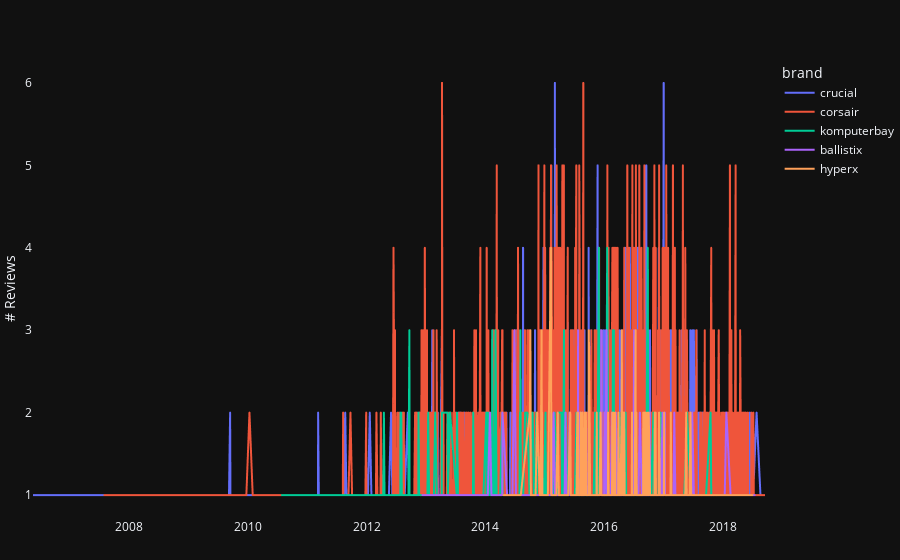

The notebook cell saved with this chart:
### Code cell
data_df = pd.read_json(asum_output_dir / "reviews_sentiments.json.gz")
data_df = data_df[
    data_df["brand"].isin(list(data_df["brand"].value_counts()[:100].index))
]

category_df = data_df[data_df["category"] == "Memory"]
category_df = category_df[category_df["brand"] != "corsair"]

# competitors
competitors = list(category_df["brand"].value_counts().index)[:4] + ["corsair"]

competitors_df = data_df[data_df["brand"].isin(competitors)]

# positive sentiment in time
sentiments_count = (
    competitors_df[competitors_df["sentiment"] == "positive"]
    .groupby(["timestamp", "brand"])["sentiment"]
    .value_counts()
)
sentiments_df = (
    pd.DataFrame(sentiments_count).rename(columns={"sentiment": "count"}).reset_index()
)

fig3 = px.line(
    sentiments_df,
    x="timestamp",
    y="count",
    color="brand",
    # title="Sentiment Over Time",
)
fig3.update_xaxes(
    showgrid=False,
    title_text="",
    # range=list(map(lambda x: datetime.datetime(x, 1, 1), years)),
)
fig3.update_yaxes(showgrid=False, title_text="# Reviews")
fig3.update_layout({"margin": dict(l=0, r=0, b=0)})
fig3

### Figure 1 — Plotly figure (JSON) as saved in the notebook; plotly's stock layout.template omitted (floating-point values rounded to 4 significant figures; data arrays with more than 128 entries replaced by an {"elided": "..."} marker saying what was removed)
{"data": [{"hovertemplate": "brand=crucial<br>timestamp=%{x}<br>count=%{y}<extra></extra>", "legendgroup": "crucial", "line": {"color": "#636efa", "dash": "solid"}, "marker": {"symbol": "circle"}, "mode": "lines", "name": "crucial", "showlegend": true, "x": {"elided": "1039 str values"}, "xaxis": "x", "y": {"elided": "1039 int values"}, "yaxis": "y", "type": "scattergl"}, {"hovertemplate": "brand=corsair<br>timestamp=%{x}<br>count=%{y}<extra></extra>", "legendgroup": "corsair", "line": {"color": "#EF553B", "dash": "solid"}, "marker": {"symbol": "circle"}, "mode": "lines", "name": "corsair", "showlegend": true, "x": {"elided": "1469 str values"}, "xaxis": "x", "y": {"elided": "1469 int values"}, "yaxis": "y", "type": "scattergl"}, {"hovertemplate": "brand=komputerbay<br>timestamp=%{x}<br>count=%{y}<extra></extra>", "legendgroup": "komputerbay", "line": {"color": "#00cc96", "dash": "solid"}, "marker": {"symbol": "circle"}, "mode": "lines", "name": "komputerbay", "showlegend": true, "x": {"elided": "360 str values"}, "xaxis": "x", "y": {"elided": "360 int values"}, "yaxis": "y", "type": "scattergl"}, {"hovertemplate": "brand=ballistix<br>timestamp=%{x}<br>count=%{y}<extra></extra>", "legendgroup": "ballistix", "line": {"color": "#ab63fa", "dash": "solid"}, "marker": {"symbol": "circle"}, "mode": "lines", "name": "ballistix", "showlegend": true, "x": {"elided": "327 str values"}, "xaxis": "x", "y": {"elided": "327 int values"}, "yaxis": "y", "type": "scattergl"}, {"hovertemplate": "brand=hyperx<br>timestamp=%{x}<br>count=%{y}<extra></extra>", "legendgroup": "hyperx", "line": {"color": "#FFA15A", "dash": "solid"}, "marker": {"symbol": "circle"}, "mode": "lines", "name": "hyperx", "showlegend": true, "x": {"elided": "341 str values"}, "xaxis": "x", "y": {"elided": "341 int values"}, "yaxis": "y", "type": "scattergl"}], "layout": {"xaxis": {"anchor": "y", "domain": [0.0, 1.0], "title": {"text": ""}, "showgrid": false}, "yaxis": {"anchor": "x", "domain": [0.0, 1.0], "title": {"text": "# Reviews"}, "showgrid": false}, "legend": {"title": {"text": "brand"}, "tracegroupgap": 0}, "margin": {"t": 60, "l": 0, "r": 0, "b": 0}}}
